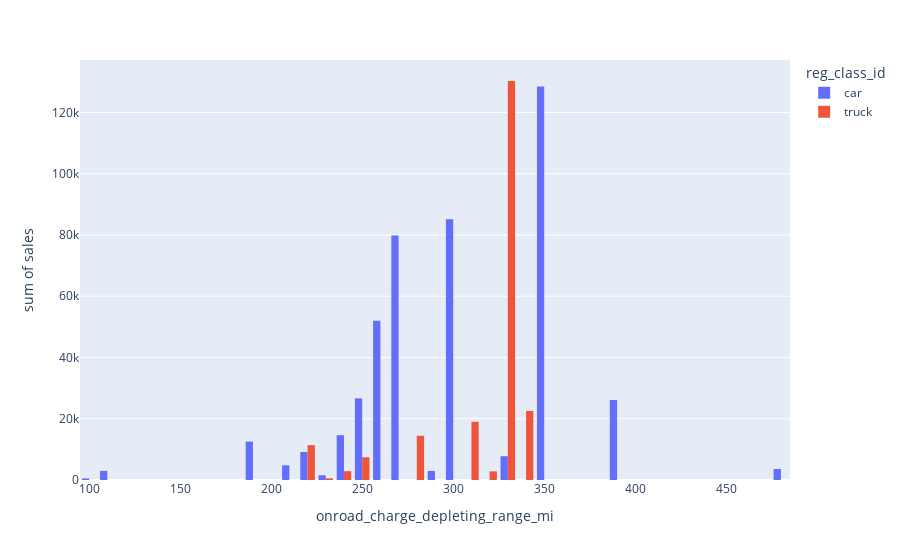

The cell this chart's notebook holds for it:
### Code cell
fig = px.histogram(bev_phev_sales[bev_phev_sales['powertrain_type'] == 'BEV'], x='onroad_charge_depleting_range_mi', y='sales', color='reg_class_id', barmode='group', nbins=50)
fig.show()

### Figure 1 — Plotly figure (JSON) as saved in the notebook; plotly's stock layout.template omitted (floating-point values rounded to 4 significant figures)
{"data": [{"alignmentgroup": "True", "bingroup": "x", "histfunc": "sum", "hovertemplate": "reg_class_id=car<br>onroad_charge_depleting_range_mi=%{x}<br>sum of sales=%{y}<extra></extra>", "legendgroup": "car", "marker": {"color": "#636efa", "pattern": {"shape": ""}}, "name": "car", "nbinsx": 50, "offsetgroup": "car", "orientation": "v", "showlegend": true, "type": "histogram", "x": [223.1, 212.0, 481.0, 256.0, 333.1, 394.6, 301.4, 350.0, 234.9, 302.7, 333.0, 264.2, 271.3, 213.6, 350.8, 236.6, 249.0, 100.0, 186.5, 270.0, 273.0, 224.1, 258.0, 264.4, 274.0, 259.0, 247.0, 239.0, 259.0, 302.7, 264.1, 114.0, 289.3], "xaxis": "x", "y": [3087.0, 3654.0, 3616.0, 10810.0, 3074.0, 26130.0, 8051.0, 4518.0, 1553.0, 70640.0, 4689.0, 21320.0, 11210.0, 1130.0, 124000.0, 3609.0, 6993.0, 505.0, 12530.0, 518.0, 54710.0, 6065.0, 3502.0, 6958.0, 13390.0, 8412.0, 19660.0, 11020.0, 128.0, 6436.0, 821.0, 2980.0, 2957.0], "yaxis": "y"}, {"alignmentgroup": "True", "bingroup": "x", "histfunc": "sum", "hovertemplate": "reg_class_id=truck<br>onroad_charge_depleting_range_mi=%{x}<br>sum of sales=%{y}<extra></extra>", "legendgroup": "truck", "marker": {"color": "#EF553B", "pattern": {"shape": ""}}, "name": "truck", "nbinsx": 50, "offsetgroup": "truck", "orientation": "v", "showlegend": true, "type": "histogram", "x": [218.5, 330.0, 311.0, 339.1, 232.8, 316.0, 314.0, 276.3, 246.3, 241.0], "xaxis": "x", "y": [11370.0, 130300.0, 2984.0, 22560.0, 538.0, 2813.0, 16020.0, 14450.0, 7407.0, 2881.0], "yaxis": "y"}], "layout": {"barmode": "group", "legend": {"title": {"text": "reg_class_id"}, "tracegroupgap": 0}, "margin": {"t": 60}, "xaxis": {"anchor": "y", "domain": [0, 1], "title": {"text": "onroad_charge_depleting_range_mi"}}, "yaxis": {"anchor": "x", "domain": [0, 1], "title": {"text": "sum of sales"}}}}
